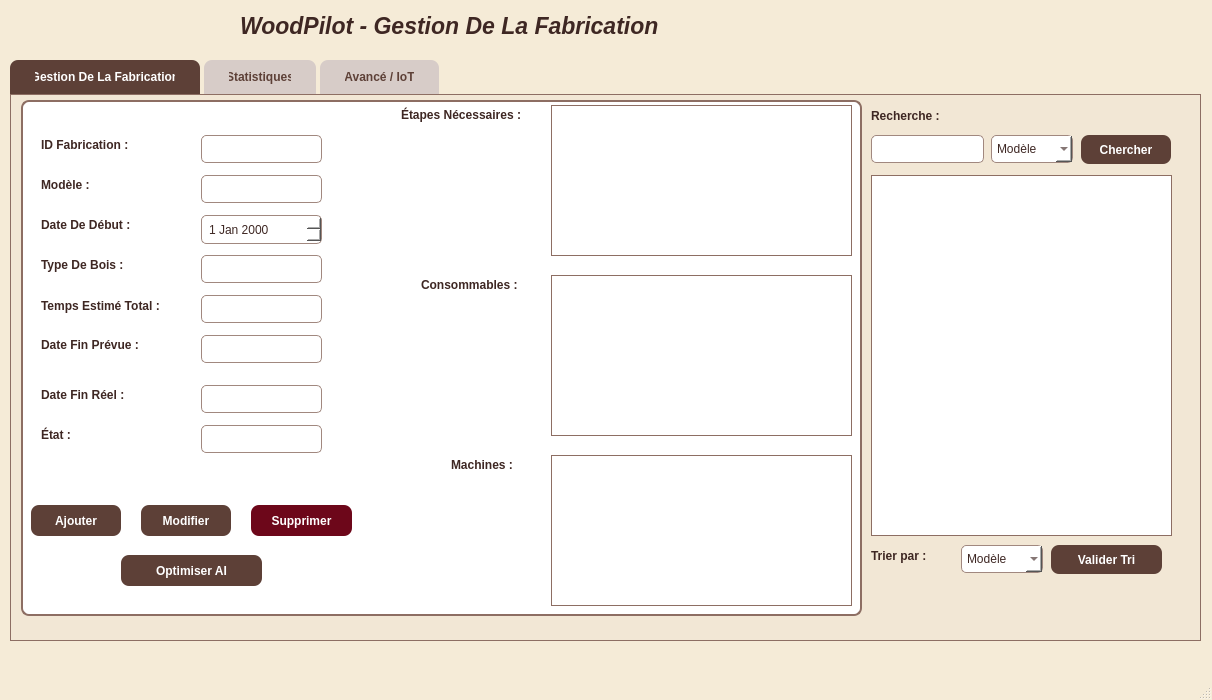
<?xml version="1.0" encoding="UTF-8"?>
<ui version="4.0">
 <class>MainWindow</class>
 <widget class="QMainWindow" name="MainWindow">
  <property name="geometry">
   <rect>
    <x>0</x>
    <y>0</y>
    <width>1212</width>
    <height>700</height>
   </rect>
  </property>
  <property name="windowTitle">
   <string>WoodPilot - Gestion De La Fabrication</string>
  </property>
  <property name="styleSheet">
   <string notr="true">QMainWindow, QWidget#centralwidget {
    background-color: #F5EBD7;
}

QTabWidget::pane {
    border: 1px solid #8D6E63;
    background-color: #F2E7D5;
}

QWidget#tab_gestion, QWidget#tab_stats, QWidget#tab_avance {
    background-color: #F2E7D5;
}

QTabBar::tab {
    background-color: #D7CCC8;
    color: #5D4037;
    padding: 10px 25px;
    border-top-left-radius: 8px;
    border-top-right-radius: 8px;
    margin-right: 4px;
    font-weight: bold;
}

QTabBar::tab:selected {
    background-color: #5D4037;
    color: white;
}

QLabel {
    color: #3E2723;
    font-weight: bold;
}

QLineEdit, QDateEdit, QComboBox {
    background-color: #FFFFFF;
    border: 1px solid #A1887F;
    border-radius: 5px;
    padding: 5px;
    color: #3E2723;
}

QPushButton {
    background-color: #5D4037;
    color: white;
    border-radius: 8px;
    padding: 8px 15px;
    font-weight: bold;
}

QPushButton:hover {
    background-color: #795548;
}

QTableView, QTableWidget {
    background-color: #FFFFFF;
    border: 1px solid #8D6E63;
    gridline-color: #D7CCC8;
}

QHeaderView::section {
    background-color: #5D4037;
    color: white;
    padding: 5px;
    font-weight: bold;
}

QGroupBox {
    background-color: #FFFFFF;
    border: 2px solid #8D6E63;
    border-radius: 8px;
    margin-top: 15px;
    padding: 15px;
    font-weight: bold;
}

QGroupBox::title {
    subcontrol-origin: margin;
    subcontrol-position: top left;
    padding: 0 10px;
    color: #5D4037;
    background-color: transparent;
}</string>
  </property>
  <widget class="QWidget" name="centralwidget">
   <widget class="QLabel" name="label">
    <property name="geometry">
     <rect>
      <x>240</x>
      <y>0</y>
      <width>531</width>
      <height>51</height>
     </rect>
    </property>
    <property name="font">
     <font>
      <pointsize>17</pointsize>
      <italic>true</italic>
      <bold>true</bold>
     </font>
    </property>
    <property name="text">
     <string>WoodPilot - Gestion De La Fabrication </string>
    </property>
   </widget>
   <widget class="QTabWidget" name="tabWidget">
    <property name="geometry">
     <rect>
      <x>10</x>
      <y>60</y>
      <width>1191</width>
      <height>581</height>
     </rect>
    </property>
    <property name="currentIndex">
     <number>0</number>
    </property>
    <widget class="QWidget" name="tab_gestion">
     <attribute name="title">
      <string>Gestion De La Fabrication</string>
     </attribute>
     <widget class="QGroupBox" name="groupBox">
      <property name="geometry">
       <rect>
        <x>10</x>
        <y>-10</y>
        <width>841</width>
        <height>531</height>
       </rect>
      </property>
      <property name="title">
       <string/>
      </property>
      <widget class="QLabel" name="id_fabrication">
       <property name="geometry">
        <rect>
         <x>20</x>
         <y>50</y>
         <width>111</width>
         <height>20</height>
        </rect>
       </property>
       <property name="text">
        <string>ID Fabrication :</string>
       </property>
      </widget>
      <widget class="QLabel" name="modele">
       <property name="geometry">
        <rect>
         <x>20</x>
         <y>90</y>
         <width>81</width>
         <height>20</height>
        </rect>
       </property>
       <property name="text">
        <string>Modèle :</string>
       </property>
      </widget>
      <widget class="QLabel" name="label_4">
       <property name="geometry">
        <rect>
         <x>20</x>
         <y>130</y>
         <width>121</width>
         <height>20</height>
        </rect>
       </property>
       <property name="text">
        <string>Date De Début :</string>
       </property>
      </widget>
      <widget class="QLabel" name="type_bois">
       <property name="geometry">
        <rect>
         <x>20</x>
         <y>170</y>
         <width>111</width>
         <height>20</height>
        </rect>
       </property>
       <property name="text">
        <string>Type De Bois :</string>
       </property>
      </widget>
      <widget class="QLabel" name="label_6">
       <property name="geometry">
        <rect>
         <x>20</x>
         <y>210</y>
         <width>151</width>
         <height>21</height>
        </rect>
       </property>
       <property name="text">
        <string>Temps Estimé Total :</string>
       </property>
      </widget>
      <widget class="QLabel" name="date_fin_prev">
       <property name="geometry">
        <rect>
         <x>20</x>
         <y>250</y>
         <width>121</width>
         <height>20</height>
        </rect>
       </property>
       <property name="text">
        <string>Date Fin Prévue :</string>
       </property>
      </widget>
      <widget class="QLabel" name="date_fin_reel">
       <property name="geometry">
        <rect>
         <x>20</x>
         <y>300</y>
         <width>121</width>
         <height>20</height>
        </rect>
       </property>
       <property name="text">
        <string>Date Fin Réel :</string>
       </property>
      </widget>
      <widget class="QLabel" name="etat">
       <property name="geometry">
        <rect>
         <x>20</x>
         <y>340</y>
         <width>91</width>
         <height>20</height>
        </rect>
       </property>
       <property name="text">
        <string>État :</string>
       </property>
      </widget>
      <widget class="QPushButton" name="btn_ajouter">
       <property name="geometry">
        <rect>
         <x>10</x>
         <y>420</y>
         <width>90</width>
         <height>31</height>
        </rect>
       </property>
       <property name="text">
        <string>Ajouter</string>
       </property>
      </widget>
      <widget class="QLineEdit" name="aff_id_fab">
       <property name="geometry">
        <rect>
         <x>180</x>
         <y>50</y>
         <width>121</width>
         <height>28</height>
        </rect>
       </property>
      </widget>
      <widget class="QLineEdit" name="aff_modele">
       <property name="geometry">
        <rect>
         <x>180</x>
         <y>90</y>
         <width>121</width>
         <height>28</height>
        </rect>
       </property>
      </widget>
      <widget class="QLineEdit" name="aff_etat">
       <property name="geometry">
        <rect>
         <x>180</x>
         <y>340</y>
         <width>121</width>
         <height>28</height>
        </rect>
       </property>
      </widget>
      <widget class="QLineEdit" name="aff_datefin_reel">
       <property name="geometry">
        <rect>
         <x>180</x>
         <y>300</y>
         <width>121</width>
         <height>28</height>
        </rect>
       </property>
      </widget>
      <widget class="QDateEdit" name="aff_date_deb">
       <property name="geometry">
        <rect>
         <x>180</x>
         <y>130</y>
         <width>121</width>
         <height>29</height>
        </rect>
       </property>
      </widget>
      <widget class="QPushButton" name="btn_modifier">
       <property name="geometry">
        <rect>
         <x>120</x>
         <y>420</y>
         <width>90</width>
         <height>31</height>
        </rect>
       </property>
       <property name="text">
        <string>Modifier</string>
       </property>
      </widget>
      <widget class="QPushButton" name="btn_supprimer">
       <property name="geometry">
        <rect>
         <x>230</x>
         <y>420</y>
         <width>101</width>
         <height>31</height>
        </rect>
       </property>
       <property name="styleSheet">
        <string notr="true">#btn_supprimer{
background-color: #6D071A;
}</string>
       </property>
       <property name="text">
        <string>Supprimer</string>
       </property>
      </widget>
      <widget class="QLineEdit" name="aff_bois">
       <property name="geometry">
        <rect>
         <x>180</x>
         <y>170</y>
         <width>121</width>
         <height>28</height>
        </rect>
       </property>
      </widget>
      <widget class="QLineEdit" name="aff_temps_total">
       <property name="geometry">
        <rect>
         <x>180</x>
         <y>210</y>
         <width>121</width>
         <height>28</height>
        </rect>
       </property>
      </widget>
      <widget class="QLineEdit" name="aff_datefin_prev">
       <property name="geometry">
        <rect>
         <x>180</x>
         <y>250</y>
         <width>121</width>
         <height>28</height>
        </rect>
       </property>
      </widget>
      <widget class="QPushButton" name="btn_ai">
       <property name="geometry">
        <rect>
         <x>100</x>
         <y>470</y>
         <width>141</width>
         <height>31</height>
        </rect>
       </property>
       <property name="text">
        <string>Optimiser AI</string>
       </property>
      </widget>
     </widget>
     <widget class="QLabel" name="recherche">
      <property name="geometry">
       <rect>
        <x>860</x>
        <y>10</y>
        <width>111</width>
        <height>21</height>
       </rect>
      </property>
      <property name="text">
       <string>Recherche :</string>
      </property>
     </widget>
     <widget class="QLineEdit" name="rech">
      <property name="geometry">
       <rect>
        <x>860</x>
        <y>40</y>
        <width>113</width>
        <height>28</height>
       </rect>
      </property>
     </widget>
     <widget class="QComboBox" name="list_rech">
      <property name="geometry">
       <rect>
        <x>980</x>
        <y>40</y>
        <width>82</width>
        <height>28</height>
       </rect>
      </property>
      <item>
       <property name="text">
        <string>Modèle</string>
       </property>
      </item>
      <item>
       <property name="text">
        <string>ID Fabrication</string>
       </property>
      </item>
      <item>
       <property name="text">
        <string>Date Début</string>
       </property>
      </item>
     </widget>
     <widget class="QPushButton" name="btn_rechercher">
      <property name="geometry">
       <rect>
        <x>1070</x>
        <y>40</y>
        <width>90</width>
        <height>29</height>
       </rect>
      </property>
      <property name="text">
       <string>Chercher</string>
      </property>
     </widget>
     <widget class="QTableView" name="tab_rech">
      <property name="geometry">
       <rect>
        <x>860</x>
        <y>80</y>
        <width>301</width>
        <height>361</height>
       </rect>
      </property>
     </widget>
     <widget class="QLabel" name="trie">
      <property name="geometry">
       <rect>
        <x>860</x>
        <y>450</y>
        <width>71</width>
        <height>21</height>
       </rect>
      </property>
      <property name="text">
       <string>Trier par :</string>
      </property>
     </widget>
     <widget class="QComboBox" name="liste_trie">
      <property name="geometry">
       <rect>
        <x>950</x>
        <y>450</y>
        <width>82</width>
        <height>28</height>
       </rect>
      </property>
      <item>
       <property name="text">
        <string>Modèle</string>
       </property>
      </item>
      <item>
       <property name="text">
        <string>ID Fabrication</string>
       </property>
      </item>
      <item>
       <property name="text">
        <string>Date Début</string>
       </property>
      </item>
     </widget>
     <widget class="QPushButton" name="btn_trier">
      <property name="geometry">
       <rect>
        <x>1040</x>
        <y>450</y>
        <width>111</width>
        <height>29</height>
       </rect>
      </property>
      <property name="text">
       <string>Valider Tri</string>
      </property>
     </widget>
     <widget class="QTableView" name="aff_etape_ness">
      <property name="geometry">
       <rect>
        <x>540</x>
        <y>10</y>
        <width>301</width>
        <height>151</height>
       </rect>
      </property>
     </widget>
     <widget class="QTableView" name="aff_machine">
      <property name="geometry">
       <rect>
        <x>540</x>
        <y>360</y>
        <width>301</width>
        <height>151</height>
       </rect>
      </property>
     </widget>
     <widget class="QTableView" name="aff_consommable">
      <property name="geometry">
       <rect>
        <x>540</x>
        <y>180</y>
        <width>301</width>
        <height>161</height>
       </rect>
      </property>
     </widget>
     <widget class="QLabel" name="etape_ness">
      <property name="geometry">
       <rect>
        <x>390</x>
        <y>10</y>
        <width>141</width>
        <height>20</height>
       </rect>
      </property>
      <property name="text">
       <string>Étapes Nécessaires :</string>
      </property>
     </widget>
     <widget class="QLabel" name="consommable">
      <property name="geometry">
       <rect>
        <x>410</x>
        <y>180</y>
        <width>121</width>
        <height>20</height>
       </rect>
      </property>
      <property name="text">
       <string>Consommables :</string>
      </property>
     </widget>
     <widget class="QLabel" name="machine">
      <property name="geometry">
       <rect>
        <x>440</x>
        <y>360</y>
        <width>81</width>
        <height>20</height>
       </rect>
      </property>
      <property name="text">
       <string>Machines :</string>
      </property>
     </widget>
    </widget>
    <widget class="QWidget" name="tab_stats">
     <attribute name="title">
      <string>Statistiques</string>
     </attribute>
     <widget class="QGroupBox" name="groupBox_4">
      <property name="geometry">
       <rect>
        <x>19</x>
        <y>10</y>
        <width>281</width>
        <height>511</height>
       </rect>
      </property>
      <property name="title">
       <string>Liste des Modèles</string>
      </property>
      <widget class="QLineEdit" name="rech_2">
       <property name="geometry">
        <rect>
         <x>10</x>
         <y>30</y>
         <width>131</width>
         <height>28</height>
        </rect>
       </property>
       <property name="placeholderText">
        <string>ID Fabrication ou Modèle</string>
       </property>
      </widget>
      <widget class="QPushButton" name="btn_rech_2">
       <property name="geometry">
        <rect>
         <x>150</x>
         <y>30</y>
         <width>121</width>
         <height>31</height>
        </rect>
       </property>
       <property name="text">
        <string>Chercher</string>
       </property>
      </widget>
      <widget class="QTableWidget" name="tableWidget">
       <property name="geometry">
        <rect>
         <x>10</x>
         <y>70</y>
         <width>261</width>
         <height>401</height>
        </rect>
       </property>
       <property name="editTriggers">
        <set>QAbstractItemView::EditTrigger::NoEditTriggers</set>
       </property>
       <property name="selectionMode">
        <enum>QAbstractItemView::SelectionMode::SingleSelection</enum>
       </property>
       <property name="selectionBehavior">
        <enum>QAbstractItemView::SelectionBehavior::SelectRows</enum>
       </property>
       <column>
        <property name="text">
         <string>ID Fabrication</string>
        </property>
       </column>
       <column>
        <property name="text">
         <string>Modèle</string>
        </property>
       </column>
      </widget>
     </widget>
     <widget class="QGroupBox" name="groupBox_5">
      <property name="geometry">
       <rect>
        <x>319</x>
        <y>10</y>
        <width>841</width>
        <height>511</height>
       </rect>
      </property>
      <property name="title">
       <string>Détails du Modèle</string>
      </property>
      <widget class="QLabel" name="lbl_nom_modele">
       <property name="geometry">
        <rect>
         <x>20</x>
         <y>30</y>
         <width>350</width>
         <height>30</height>
        </rect>
       </property>
       <property name="font">
        <font>
         <pointsize>16</pointsize>
         <italic>true</italic>
         <bold>true</bold>
        </font>
       </property>
       <property name="styleSheet">
        <string notr="true">color: #666; font-style: italic;</string>
       </property>
       <property name="text">
        <string>Sélectionnez un modèle</string>
       </property>
      </widget>
      <widget class="QLabel" name="lbl_id_fab">
       <property name="geometry">
        <rect>
         <x>20</x>
         <y>65</y>
         <width>200</width>
         <height>20</height>
        </rect>
       </property>
       <property name="styleSheet">
        <string notr="true">color: #666;</string>
       </property>
       <property name="text">
        <string>ID Fabrication: -</string>
       </property>
      </widget>
      <widget class="QLabel" name="lbl_image">
       <property name="geometry">
        <rect>
         <x>709</x>
         <y>30</y>
         <width>101</width>
         <height>91</height>
        </rect>
       </property>
       <property name="styleSheet">
        <string notr="true">border: 2px solid #A1887F; border-radius: 5px; background-color: #F5F0E8;</string>
       </property>
       <property name="text">
        <string/>
       </property>
       <property name="alignment">
        <set>Qt::AlignmentFlag::AlignCenter</set>
       </property>
      </widget>
      <widget class="QLabel" name="label_date_debut">
       <property name="geometry">
        <rect>
         <x>20</x>
         <y>110</y>
         <width>120</width>
         <height>20</height>
        </rect>
       </property>
       <property name="text">
        <string>Date De Début :</string>
       </property>
      </widget>
      <widget class="QLabel" name="lbl_date_debut">
       <property name="geometry">
        <rect>
         <x>150</x>
         <y>110</y>
         <width>100</width>
         <height>20</height>
        </rect>
       </property>
       <property name="text">
        <string>-</string>
       </property>
      </widget>
      <widget class="QLabel" name="label_date_fin_prev">
       <property name="geometry">
        <rect>
         <x>270</x>
         <y>110</y>
         <width>130</width>
         <height>20</height>
        </rect>
       </property>
       <property name="text">
        <string>Date Fin Prévue :</string>
       </property>
      </widget>
      <widget class="QLabel" name="lbl_date_fin_prev">
       <property name="geometry">
        <rect>
         <x>410</x>
         <y>110</y>
         <width>100</width>
         <height>20</height>
        </rect>
       </property>
       <property name="text">
        <string>-</string>
       </property>
      </widget>
      <widget class="QLabel" name="label_date_fin_reel">
       <property name="geometry">
        <rect>
         <x>20</x>
         <y>140</y>
         <width>120</width>
         <height>20</height>
        </rect>
       </property>
       <property name="text">
        <string>Date Fin Réel :</string>
       </property>
      </widget>
      <widget class="QLabel" name="lbl_date_fin_reel">
       <property name="geometry">
        <rect>
         <x>150</x>
         <y>140</y>
         <width>100</width>
         <height>20</height>
        </rect>
       </property>
       <property name="text">
        <string>-</string>
       </property>
      </widget>
      <widget class="QLabel" name="label_temps_estime">
       <property name="geometry">
        <rect>
         <x>510</x>
         <y>140</y>
         <width>150</width>
         <height>20</height>
        </rect>
       </property>
       <property name="text">
        <string>Temps Estimé Total :</string>
       </property>
      </widget>
      <widget class="QLabel" name="lbl_temps_estime">
       <property name="geometry">
        <rect>
         <x>680</x>
         <y>140</y>
         <width>100</width>
         <height>20</height>
        </rect>
       </property>
       <property name="text">
        <string>-</string>
       </property>
      </widget>
      <widget class="QLabel" name="label_retard">
       <property name="geometry">
        <rect>
         <x>510</x>
         <y>110</y>
         <width>70</width>
         <height>20</height>
        </rect>
       </property>
       <property name="text">
        <string>Retard :</string>
       </property>
      </widget>
      <widget class="QLabel" name="lbl_retard">
       <property name="geometry">
        <rect>
         <x>580</x>
         <y>110</y>
         <width>80</width>
         <height>20</height>
        </rect>
       </property>
       <property name="text">
        <string>-</string>
       </property>
      </widget>
      <widget class="QLabel" name="label_type_bois">
       <property name="geometry">
        <rect>
         <x>270</x>
         <y>140</y>
         <width>120</width>
         <height>20</height>
        </rect>
       </property>
       <property name="text">
        <string>Type De Bois :</string>
       </property>
      </widget>
      <widget class="QLabel" name="lbl_type_bois">
       <property name="geometry">
        <rect>
         <x>380</x>
         <y>140</y>
         <width>100</width>
         <height>20</height>
        </rect>
       </property>
       <property name="text">
        <string>-</string>
       </property>
      </widget>
      <widget class="QGroupBox" name="groupBox_etapes">
       <property name="geometry">
        <rect>
         <x>20</x>
         <y>190</y>
         <width>791</width>
         <height>151</height>
        </rect>
       </property>
       <property name="title">
        <string>Étapes Nécessaires</string>
       </property>
       <widget class="QTableWidget" name="table_etapes">
        <property name="geometry">
         <rect>
          <x>80</x>
          <y>30</y>
          <width>641</width>
          <height>111</height>
         </rect>
        </property>
        <property name="horizontalScrollBarPolicy">
         <enum>Qt::ScrollBarPolicy::ScrollBarAsNeeded</enum>
        </property>
        <property name="editTriggers">
         <set>QAbstractItemView::EditTrigger::NoEditTriggers</set>
        </property>
        <property name="columnCount">
         <number>2</number>
        </property>
        <attribute name="horizontalHeaderCascadingSectionResizes">
         <bool>false</bool>
        </attribute>
        <attribute name="horizontalHeaderMinimumSectionSize">
         <number>37</number>
        </attribute>
        <attribute name="horizontalHeaderHighlightSections">
         <bool>true</bool>
        </attribute>
        <attribute name="horizontalHeaderShowSortIndicator" stdset="0">
         <bool>false</bool>
        </attribute>
        <attribute name="horizontalHeaderStretchLastSection">
         <bool>true</bool>
        </attribute>
        <attribute name="verticalHeaderVisible">
         <bool>false</bool>
        </attribute>
        <attribute name="verticalHeaderShowSortIndicator" stdset="0">
         <bool>false</bool>
        </attribute>
        <attribute name="verticalHeaderStretchLastSection">
         <bool>false</bool>
        </attribute>
        <column>
         <property name="text">
          <string>Étape</string>
         </property>
         <property name="textAlignment">
          <set>AlignHCenter|AlignTop</set>
         </property>
        </column>
        <column>
         <property name="text">
          <string>Statut</string>
         </property>
        </column>
       </widget>
      </widget>
      <widget class="QGroupBox" name="groupBox_consommables">
       <property name="geometry">
        <rect>
         <x>20</x>
         <y>340</y>
         <width>381</width>
         <height>151</height>
        </rect>
       </property>
       <property name="title">
        <string>Consommables Utilisés</string>
       </property>
       <widget class="QTableWidget" name="table_consommables">
        <property name="geometry">
         <rect>
          <x>10</x>
          <y>25</y>
          <width>361</width>
          <height>121</height>
         </rect>
        </property>
        <property name="editTriggers">
         <set>QAbstractItemView::EditTrigger::NoEditTriggers</set>
        </property>
        <property name="columnCount">
         <number>2</number>
        </property>
        <attribute name="horizontalHeaderStretchLastSection">
         <bool>true</bool>
        </attribute>
        <attribute name="verticalHeaderCascadingSectionResizes">
         <bool>true</bool>
        </attribute>
        <attribute name="verticalHeaderHighlightSections">
         <bool>false</bool>
        </attribute>
        <column>
         <property name="text">
          <string>Type</string>
         </property>
        </column>
        <column>
         <property name="text">
          <string>Quantité</string>
         </property>
        </column>
       </widget>
      </widget>
      <widget class="QGroupBox" name="groupBox_machines">
       <property name="geometry">
        <rect>
         <x>430</x>
         <y>340</y>
         <width>381</width>
         <height>151</height>
        </rect>
       </property>
       <property name="title">
        <string>Machines Employées</string>
       </property>
       <widget class="QTableWidget" name="table_machines">
        <property name="geometry">
         <rect>
          <x>20</x>
          <y>24</y>
          <width>341</width>
          <height>111</height>
         </rect>
        </property>
        <property name="editTriggers">
         <set>QAbstractItemView::EditTrigger::NoEditTriggers</set>
        </property>
        <property name="columnCount">
         <number>1</number>
        </property>
        <attribute name="horizontalHeaderCascadingSectionResizes">
         <bool>false</bool>
        </attribute>
        <attribute name="horizontalHeaderShowSortIndicator" stdset="0">
         <bool>true</bool>
        </attribute>
        <attribute name="horizontalHeaderStretchLastSection">
         <bool>true</bool>
        </attribute>
        <attribute name="verticalHeaderVisible">
         <bool>true</bool>
        </attribute>
        <column>
         <property name="text">
          <string>Machine</string>
         </property>
        </column>
       </widget>
      </widget>
     </widget>
    </widget>
    <widget class="QWidget" name="tab_avance">
     <attribute name="title">
      <string>Avancé / IoT</string>
     </attribute>
     <widget class="QGroupBox" name="groupBoxAtelier">
      <property name="geometry">
       <rect>
        <x>10</x>
        <y>10</y>
        <width>370</width>
        <height>250</height>
       </rect>
      </property>
      <property name="title">
       <string>🏭 Atelier Intelligent</string>
      </property>
      <widget class="QLabel" name="labelTempIcon">
       <property name="geometry">
        <rect>
         <x>10</x>
         <y>30</y>
         <width>71</width>
         <height>60</height>
        </rect>
       </property>
       <property name="font">
        <font>
         <pointsize>36</pointsize>
         <bold>true</bold>
        </font>
       </property>
       <property name="text">
        <string>🌡️</string>
       </property>
      </widget>
      <widget class="QLabel" name="labelTemperature">
       <property name="geometry">
        <rect>
         <x>90</x>
         <y>30</y>
         <width>141</width>
         <height>60</height>
        </rect>
       </property>
       <property name="font">
        <font>
         <pointsize>36</pointsize>
         <bold>true</bold>
        </font>
       </property>
       <property name="text">
        <string>26°C</string>
       </property>
      </widget>
      <widget class="QLabel" name="labelWorkshopImage">
       <property name="geometry">
        <rect>
         <x>240</x>
         <y>20</y>
         <width>110</width>
         <height>80</height>
        </rect>
       </property>
       <property name="styleSheet">
        <string notr="true">border: 2px solid #8D6E63; border-radius: 8px; background-color: #D7CCC8;</string>
       </property>
       <property name="text">
        <string/>
       </property>
       <property name="alignment">
        <set>Qt::AlignmentFlag::AlignCenter</set>
       </property>
      </widget>
      <widget class="QProgressBar" name="progressBarTemp">
       <property name="geometry">
        <rect>
         <x>20</x>
         <y>100</y>
         <width>330</width>
         <height>25</height>
        </rect>
       </property>
       <property name="styleSheet">
        <string notr="true">QProgressBar {
    border: 2px solid #5D4E37;
    border-radius: 5px;
    text-align: center;
    background-color: #F0F0F0;
    height: 25px;
}
QProgressBar::chunk {
    background-color: #7CB342;
    width: 10px;
    margin: 0.5px;
}</string>
       </property>
       <property name="value">
        <number>65</number>
       </property>
       <property name="textVisible">
        <bool>false</bool>
       </property>
      </widget>
      <widget class="QLabel" name="labelTempStatus">
       <property name="geometry">
        <rect>
         <x>20</x>
         <y>135</y>
         <width>200</width>
         <height>20</height>
        </rect>
       </property>
       <property name="font">
        <font>
         <pointsize>10</pointsize>
         <bold>true</bold>
        </font>
       </property>
       <property name="text">
        <string>OK : Niveau optimal</string>
       </property>
      </widget>
      <widget class="QLabel" name="labelESP32">
       <property name="geometry">
        <rect>
         <x>20</x>
         <y>170</y>
         <width>250</width>
         <height>20</height>
        </rect>
       </property>
       <property name="font">
        <font>
         <pointsize>10</pointsize>
         <bold>true</bold>
        </font>
       </property>
       <property name="text">
        <string>✅ ESP32 connecté (Simulé)</string>
       </property>
      </widget>
      <widget class="QLabel" name="labelArchitecture">
       <property name="geometry">
        <rect>
         <x>20</x>
         <y>195</y>
         <width>220</width>
         <height>20</height>
        </rect>
       </property>
       <property name="font">
        <font>
         <pointsize>10</pointsize>
         <bold>true</bold>
        </font>
       </property>
       <property name="styleSheet">
        <string notr="true">color: #0288D1;</string>
       </property>
       <property name="text">
        <string>📶 Architecture prête !</string>
       </property>
      </widget>
     </widget>
     <widget class="QGroupBox" name="groupBoxMachines">
      <property name="geometry">
       <rect>
        <x>390</x>
        <y>10</y>
        <width>780</width>
        <height>250</height>
       </rect>
      </property>
      <property name="title">
       <string>⚙️ Machines en Temps Réel</string>
      </property>
      <widget class="QLabel" name="labelSimulation">
       <property name="geometry">
        <rect>
         <x>650</x>
         <y>0</y>
         <width>120</width>
         <height>20</height>
        </rect>
       </property>
       <property name="font">
        <font>
         <pointsize>9</pointsize>
         <italic>true</italic>
         <bold>true</bold>
        </font>
       </property>
       <property name="text">
        <string>Simulation IoT</string>
       </property>
       <property name="alignment">
        <set>Qt::AlignmentFlag::AlignRight|Qt::AlignmentFlag::AlignTrailing|Qt::AlignmentFlag::AlignVCenter</set>
       </property>
      </widget>
      <widget class="QTableWidget" name="tableWidgetMachines">
       <property name="geometry">
        <rect>
         <x>10</x>
         <y>30</y>
         <width>760</width>
         <height>210</height>
        </rect>
       </property>
       <property name="editTriggers">
        <set>QAbstractItemView::EditTrigger::NoEditTriggers</set>
       </property>
       <property name="rowCount">
        <number>4</number>
       </property>
       <property name="columnCount">
        <number>5</number>
       </property>
       <attribute name="horizontalHeaderDefaultSectionSize">
        <number>150</number>
       </attribute>
       <row/>
       <row/>
       <row/>
       <row/>
       <column>
        <property name="text">
         <string>Machine</string>
        </property>
       </column>
       <column>
        <property name="text">
         <string>État</string>
        </property>
       </column>
       <column>
        <property name="text">
         <string>Utilisation (h)</string>
        </property>
       </column>
       <column>
        <property name="text">
         <string>Température(°C)</string>
        </property>
       </column>
       <column>
        <property name="text">
         <string>Consommation</string>
        </property>
       </column>
      </widget>
     </widget>
     <widget class="QGroupBox" name="groupBoxAlertes">
      <property name="geometry">
       <rect>
        <x>10</x>
        <y>270</y>
        <width>370</width>
        <height>270</height>
       </rect>
      </property>
      <property name="title">
       <string>⚠️ Alertes</string>
      </property>
      <widget class="QListWidget" name="listWidgetAlertes">
       <property name="geometry">
        <rect>
         <x>10</x>
         <y>30</y>
         <width>350</width>
         <height>180</height>
        </rect>
       </property>
       <property name="styleSheet">
        <string notr="true">QListWidget {
    background-color: white;
    border: 1px solid #5D4E37;
    border-radius: 5px;
}
QListWidget::item {
    padding: 10px;
    border-bottom: 1px solid #EEEEEE;
}</string>
       </property>
      </widget>
      <widget class="QPushButton" name="btnEffacerAlertes">
       <property name="geometry">
        <rect>
         <x>110</x>
         <y>220</y>
         <width>150</width>
         <height>35</height>
        </rect>
       </property>
       <property name="text">
        <string>Effacer Alertes</string>
       </property>
      </widget>
     </widget>
     <widget class="QGroupBox" name="groupBoxMaintenance">
      <property name="geometry">
       <rect>
        <x>390</x>
        <y>270</y>
        <width>780</width>
        <height>270</height>
       </rect>
      </property>
      <property name="title">
       <string>🔧 Maintenance Prédictive</string>
      </property>
      <widget class="QTableWidget" name="tableWidgetMaintenance">
       <property name="geometry">
        <rect>
         <x>10</x>
         <y>30</y>
         <width>760</width>
         <height>180</height>
        </rect>
       </property>
       <property name="editTriggers">
        <set>QAbstractItemView::EditTrigger::NoEditTriggers</set>
       </property>
       <property name="rowCount">
        <number>4</number>
       </property>
       <property name="columnCount">
        <number>3</number>
       </property>
       <attribute name="horizontalHeaderCascadingSectionResizes">
        <bool>false</bool>
       </attribute>
       <attribute name="horizontalHeaderShowSortIndicator" stdset="0">
        <bool>false</bool>
       </attribute>
       <attribute name="horizontalHeaderStretchLastSection">
        <bool>true</bool>
       </attribute>
       <row/>
       <row/>
       <row/>
       <row/>
       <column>
        <property name="text">
         <string>Machine</string>
        </property>
       </column>
       <column>
        <property name="text">
         <string>Heures</string>
        </property>
       </column>
       <column>
        <property name="text">
         <string>État Maintenance</string>
        </property>
       </column>
      </widget>
      <widget class="QLabel" name="labelESP32Status2">
       <property name="geometry">
        <rect>
         <x>20</x>
         <y>220</y>
         <width>250</width>
         <height>20</height>
        </rect>
       </property>
       <property name="text">
        <string>✅ ESP32 connecté (Simulé)</string>
       </property>
      </widget>
      <widget class="QLabel" name="labelHumidityStatus">
       <property name="geometry">
        <rect>
         <x>20</x>
         <y>245</y>
         <width>280</width>
         <height>20</height>
        </rect>
       </property>
       <property name="styleSheet">
        <string notr="true">color: #D32F2F;</string>
       </property>
       <property name="text">
        <string>❌ Humidité hors ligne (Simulé)</string>
       </property>
      </widget>
     </widget>
    </widget>
   </widget>
  </widget>
  <widget class="QMenuBar" name="menubar">
   <property name="geometry">
    <rect>
     <x>0</x>
     <y>0</y>
     <width>1212</width>
     <height>25</height>
    </rect>
   </property>
  </widget>
  <widget class="QStatusBar" name="statusbar"/>
 </widget>
 <resources/>
 <connections/>
</ui>
